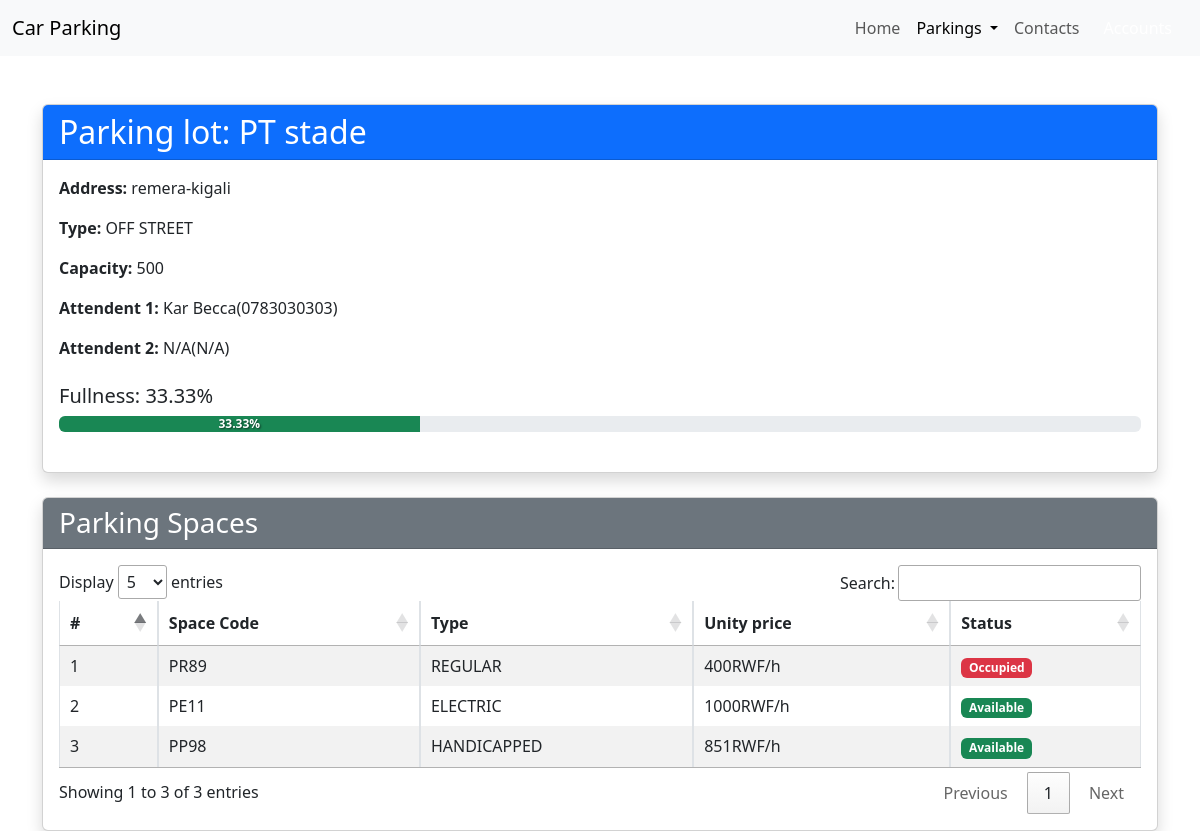
The page /parking/11 on the database its author committed.
### app/models.py (models this page shows, shortened)
class ParkingLot(models.Model):
    name = models.CharField(max_length=255, unique=True)
    gpsLocation = models.CharField(max_length=255)
    address = models.CharField(max_length=255)
    type = models.CharField(max_length=20, choices=[('ON STREET', 'On Street'), ('OFF STREET', 'Off Street')], default='ON STREET')
    capacity = models.IntegerField()
    restrictions = models.CharField(max_length=255, blank=True, null=True)  # Store as a comma-separated string
    security = models.BooleanField(default=False)
    lighting = models.BooleanField(default=False)
    chargingStation = models.BooleanField(default=False)
    manager_1 = models.ForeignKey('User', related_name='primary_manager', null=True, on_delete=models.SET_NULL)
    manager_2 = models.ForeignKey('User', related_name='secondary_manager', null=True, blank=True, on_delete=models.SET_NULL)
    created_at = models.DateTimeField(auto_now_add=True)

class User(AbstractUser):
    class Role(models.TextChoices):
        ATTENDANTS = "ATTENDANTS", "Attendants"
        ADMIN = "ADMIN", "Admin"
        CLIENT = "CLIENT", "Client"
    role = models.CharField(
        max_length=50,
        choices=Role.choices,
        default=Role.CLIENT  # Set default role to CLIENT
    )
    phone_number = models.CharField(
        validators=[phone_regex],
        max_length=10,
        unique=True,
        null=True
    )
    groups = models.ManyToManyField(
        'auth.Group',
        related_name='users',
        blank=True,
        help_text='The groups this user belongs to.'
    )
    user_permissions = models.ManyToManyField(
        'auth.Permission',
        related_name='users',
        blank=True,
        help_text='Specific permissions for this user.'
    )

class ParkingSpace(models.Model):
    parking_lot = models.ForeignKey('ParkingLot', on_delete=models.PROTECT, related_name='parking_spaces')
    subscription = models.ForeignKey('Subscription', on_delete=models.SET_NULL, null=True, blank=True)
    space_code = models.CharField(max_length=6, unique=True)
    type = models.CharField(max_length=20, choices=SPACE_TYPE_CHOICES, default='REGULAR')
    status = models.BooleanField(default=False)
    created_at = models.DateTimeField(auto_now_add=True)

class Subscription(models.Model):
    name = models.CharField(max_length=255, unique=True)
    price = models.IntegerField()
    discount_rate = models.PositiveIntegerField(validators=[MaxValueValidator(100)])
    terms = models.TextField()
    created_at = models.DateTimeField(auto_now_add=True)

### app/views.py (the view)
# urls.py: path('parking/<int:parking_id>', views.parkingH, name="parkingH"),
def parkingH(request, parking_id):
    parking_lot = get_object_or_404(ParkingLot, id=parking_id)
    parking_spaces = parking_lot.parking_spaces.all()
    total_spaces = parking_spaces.count()
    occupied_spaces = parking_spaces.filter(status=True).count()  # Status True = occupied
    fullness_percentage = (occupied_spaces / total_spaces) * 100 if total_spaces > 0 else 0
    parkinglots = ParkingLot.objects.all()
    context = {
        'parking_lot': parking_lot,
        'parking_spaces': parking_spaces,
        'fullness_percentage': round(fullness_percentage, 2),
        'active_menu': 'parkingH',
        'parkinglots': parkinglots,
    }
    return render(request, 'parking_details.html', context)

### app/templates/app/parking_details.html (shortened to what this page needs)
<!DOCTYPE html>
<html lang="en">
<head>
    <link href="https://cdn.jsdelivr.net/npm/bootstrap@5.3.0/dist/css/bootstrap.min.css" rel="stylesheet">
    <link href="https://cdn.datatables.net/1.13.5/css/jquery.dataTables.min.css" rel="stylesheet">
</head>
<body>
    <nav class="navbar navbar-expand-lg navbar-light bg-light">
        <div class="container-fluid">
          <a class="navbar-brand" href="/">Car Parking</a>
          <div class="collapse navbar-collapse" id="navbarNav">
            <ul class="navbar-nav ms-auto">
              <li class="nav-item">
                <a class="nav-link" href="/">Home</a>
              </li>
              <li class="nav-item dropdown">
                <a class="nav-link dropdown-toggle active" href="#" id="parkingsDropdown" role="button"
                  data-bs-toggle="dropdown" aria-expanded="false">
                  Parkings
                </a>
              </li>
              <li class="nav-item">
                <a class="nav-link" href="/contact">Contacts</a>
              </li>
              {% if user.is_authenticated %}
              <li class="nav-item">
                <a class="nav-link" href="{% url 'dashboard' %}">{{ user.username }}</a>
              </li>
              <li class="nav-item">
                <a class="nav-link btn btn-danger text-dark px-3" href="{% url 'logoutuser' %}" style="border-radius: 20px;">
                  Logout
                </a>
              </li>
              {% else %}
              <li class="nav-item">
                <a class="nav-link btn btn-primary text-white px-3" href="{% url 'login' %}" style="border-radius: 20px;">
                </a>
              </li>
              {% endif %}
            </ul>
          </div>
        </div>
      </nav>
    <div class="container mt-5">
        <div class="card shadow mb-4">
            <div class="card-header bg-primary text-white">
                <h2 class="mb-0">Parking lot: {{ parking_lot.name }}</h2>
            </div>
            <div class="card-body">
                <p><strong>Address:</strong> {{ parking_lot.address }}</p>
                <p><strong>Type:</strong> {{ parking_lot.type }}</p>
                <p><strong>Capacity:</strong> {{ parking_lot.capacity }}</p>
                <p><strong>Attendent 1:</strong> {{ parking_lot.manager_1.get_full_name|default:"N/A" }}({{ parking_lot.manager_1.phone_number }})</p>
                <p><strong>Attendent 2:</strong> {{ parking_lot.manager_2.get_full_name|default:"N/A" }}({{ parking_lot.manager_2.phone_number|default:"N/A" }})</p>
                <h5 class="mt-4">Fullness: {{ fullness_percentage }}%</h5>
                <div class="progress mb-4">
                    <div class="progress-bar bg-success" role="progressbar" style="width: {{ fullness_percentage }}%"
                         aria-valuenow="{{ fullness_percentage }}" aria-valuemin="0" aria-valuemax="100">
                        {{ fullness_percentage }}%
                    </div>
                </div>
            </div>
        </div>
        <div class="card shadow">
            <div class="card-header bg-secondary text-white">
                <h3 class="mb-0">Parking Spaces</h3>
            </div>
            <div class="card-body">
                <table id="parkingSpacesTable" class="table table-striped table-bordered">
                    <thead>
                        <tr>
                            <th>#</th>
                            <th>Space Code</th>
                            <th>Type</th>
                            <th>Unity price</th>
                            <th>Status</th>
                        </tr>
                    </thead>
                    <tbody>
                        {% for space in parking_spaces %}
                        <tr>
                            <td>{{ forloop.counter }}</td>
                            <td>{{ space.space_code }}</td>
                            <td>{{ space.type }}</td>
                            <td>{{ space.subscription.price }}RWF/h</td>
                            <td>
                                {% if space.status %}
                                <span class="badge bg-danger">Occupied</span>
                                {% else %}
                                <span class="badge bg-success">Available</span>
                                {% endif %}
                            </td>
                        </tr>
                        {% endfor %}
                    </tbody>
                </table>
            </div>
        </div>
    </div>
</body>
</html>

### app/templates/app/parking_details.html (style rules this page uses)
.progress-bar { font-weight: bold; text-shadow: 1px 1px 2px rgba(0, 0, 0, 0.61); }
.navbar .dropdown-toggle::after { transition: transform 0.3s ease-in-out; }

### rows shown on the page
ParkingLot: name "PT stade", address "remera-kigali", type "OFF STREET", capacity "500", manager_1.get_full_name "Kar Becca", manager_1.phone_number "0783030303", manager_2.get_full_name "N/A", manager_2.phone_number "N/A"
ParkingSpace: space_code "PR89", type "REGULAR", subscription.price "400", status "Occupied"
ParkingSpace: space_code "PE11", type "ELECTRIC", subscription.price "1000", status "Available"
ParkingSpace: space_code "PP98", type "HANDICAPPED", subscription.price "851", status "Available"

### other values the page prints
{{ fullness_percentage }} "33.33"
